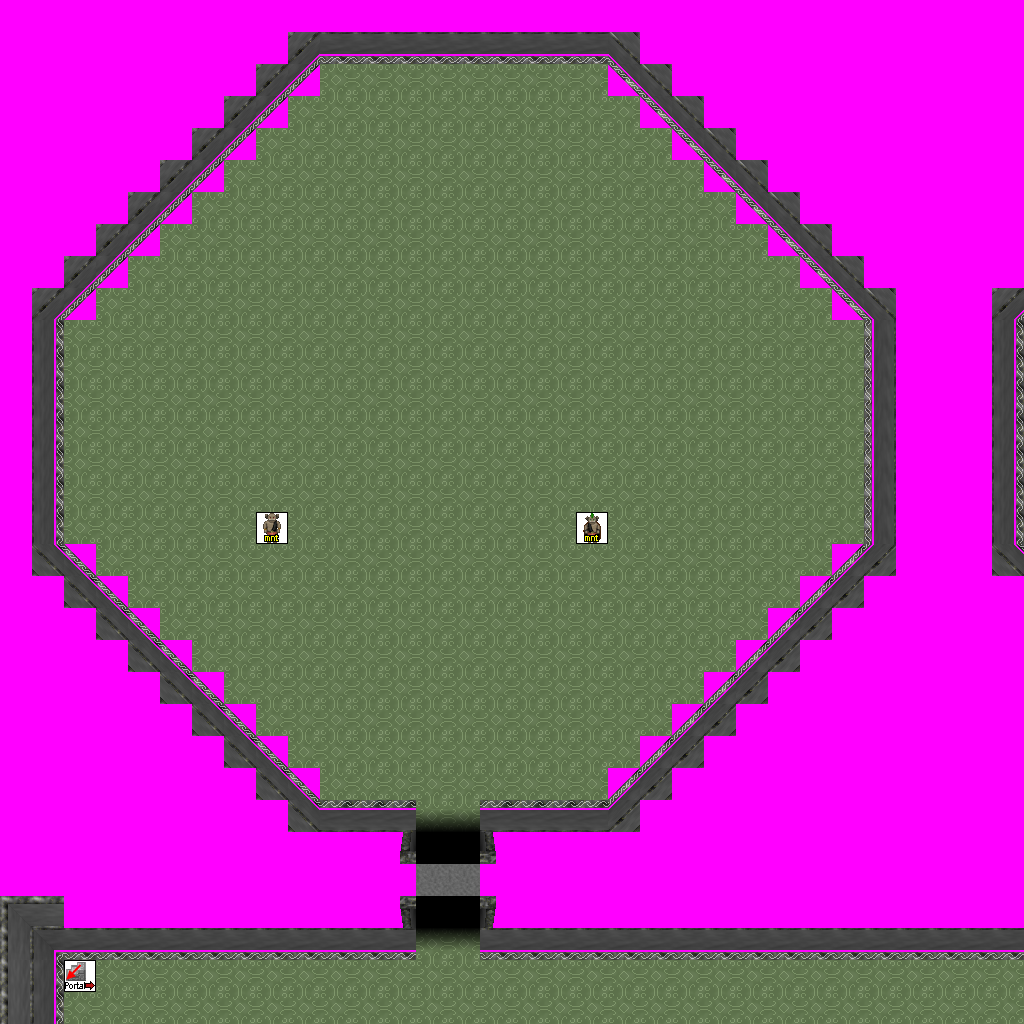

Rendered tile map (Tiled .tmx) drawn with the repository's tilesets; below, a short description and the map source with its tile grids summarised:
An orthogonal 32x32 tile map with 32x32 px tiles, 7 tile layers (Ground, Objects, Above, Walkable, ...), 7 tilesets and 10 objects (6x spawn, 2x newmap, from_west_0, from_north_0).

<map version="1.0" orientation="orthogonal" width="32" height="32" tilewidth="32" tileheight="32">
 <tileset firstgid="1" name="logic_portal" tilewidth="32" tileheight="32">
  <image source="../drawable/logic_portal.png" width="256" height="96" />
 </tileset>
 <tileset firstgid="25" name="logic_creature_mountain_orc" tilewidth="32" tileheight="32">
  <image source="../drawable/logic_creature_mountain_orc.png" width="128" height="32" />
 </tileset>
 <tileset firstgid="29" name="ground_indoor_floor" tilewidth="32" tileheight="32">
  <image source="../drawable/ground_indoor_floor.png" width="96" height="32" />
 </tileset>
 <tileset firstgid="32" name="building_wall_int_grey" tilewidth="32" tileheight="32">
  <image source="../drawable/building_wall_int_grey.png" width="352" height="352" />
 </tileset>
 <tileset firstgid="153" name="building_entrance_grey" tilewidth="32" tileheight="32">
  <image source="../drawable/building_entrance_grey.png" width="160" height="160" />
 </tileset>
 <tileset firstgid="178" name="building_stairs_stairs" tilewidth="32" tileheight="32">
  <image source="../drawable/building_stairs_stairs.png" width="64" height="192" />
 </tileset>
 <tileset firstgid="190" name="walkable_sentinel" tilewidth="32" tileheight="32">
  <image source="../drawable/walkable_sentinel.png" width="32" height="32" />
 </tileset>
 <layer name="Ground" width="32" height="32">
  <data>[1024 cells, 1024 non-empty, 16 distinct tile ids]</data>
 </layer>
 <layer name="Objects" width="32" height="32">
  <data>[1024 cells, 8 non-empty, 6 distinct tile ids]</data>
 </layer>
 <layer name="Above" width="32" height="32">
  <data>[1024 cells, 12 non-empty, 3 distinct tile ids]</data>
 </layer>
 <layer name="Walkable" width="32" height="32">
  <data>[1024 cells, 523 non-empty, 1 distinct tile ids]</data>
 </layer>
 <layer name="Objects_stendhal" width="32" height="32">
  <data>[1024 cells, 156 non-empty, 25 distinct tile ids]</data>
 </layer>
 <layer name="Above_stendhal" width="32" height="32">
  <data>[1024 cells, 0 non-empty, 0 distinct tile ids]</data>
 </layer>
 <layer name="Objects_stendhal2" width="32" height="32">
  <data>[1024 cells, 3 non-empty, 3 distinct tile ids]</data>
 </layer>
 <objectgroup name="Mapevents" width="32" height="32">
  <object name="exit_east_0" type="newmap" x="992" y="960" width="32" height="64">
   <properties>
    <property name="map" value="level_1_ados_abandoned_keep_x1_y0" />
    <property name="place" value="from_east_0" />
   </properties>
  </object>
  <object name="exit_south_0" type="newmap" x="64" y="992" width="960" height="32">
   <properties>
    <property name="map" value="level_1_ados_abandoned_keep_x0_y1" />
    <property name="place" value="from_south_0" />
   </properties>
  </object>
 </objectgroup>
 <objectgroup name="Spawn" width="32" height="32">
  <object name="from_west_0" x="992" y="992" width="32" height="32" />
  <object name="from_north_0" x="544" y="992" width="32" height="32" />
   <object name="fm_node_forage_common_1" type="spawn" x="192" y="256" width="32" height="32">
   <properties>
    <property name="spawngroup" value="fm_node_forage_common" />
    <property name="quantity" value="1" />
   </properties>
  </object>
  <object name="fm_node_forage_berry_2" type="spawn" x="448" y="512" width="32" height="32">
   <properties>
    <property name="spawngroup" value="fm_node_forage_berry" />
    <property name="quantity" value="1" />
   </properties>
  </object>
  <object name="fm_node_forage_nut_3" type="spawn" x="704" y="704" width="32" height="32">
   <properties>
    <property name="spawngroup" value="fm_node_forage_nut" />
    <property name="quantity" value="1" />
   </properties>
  </object>
   <object name="fm_node_forage_common_1" type="spawn" x="192" y="256" width="32" height="32">
   <properties>
    <property name="spawngroup" value="fm_node_forage_common" />
    <property name="quantity" value="1" />
   </properties>
  </object>
  <object name="fm_node_forage_berry_2" type="spawn" x="448" y="512" width="32" height="32">
   <properties>
    <property name="spawngroup" value="fm_node_forage_berry" />
    <property name="quantity" value="1" />
   </properties>
  </object>
  <object name="fm_node_forage_nut_3" type="spawn" x="704" y="704" width="32" height="32">
   <properties>
    <property name="spawngroup" value="fm_node_forage_nut" />
    <property name="quantity" value="1" />
   </properties>
  </object>
 </objectgroup>
 <objectgroup name="Keys" width="32" height="32" />
 <objectgroup name="Replace" width="32" height="32" />
</map>
